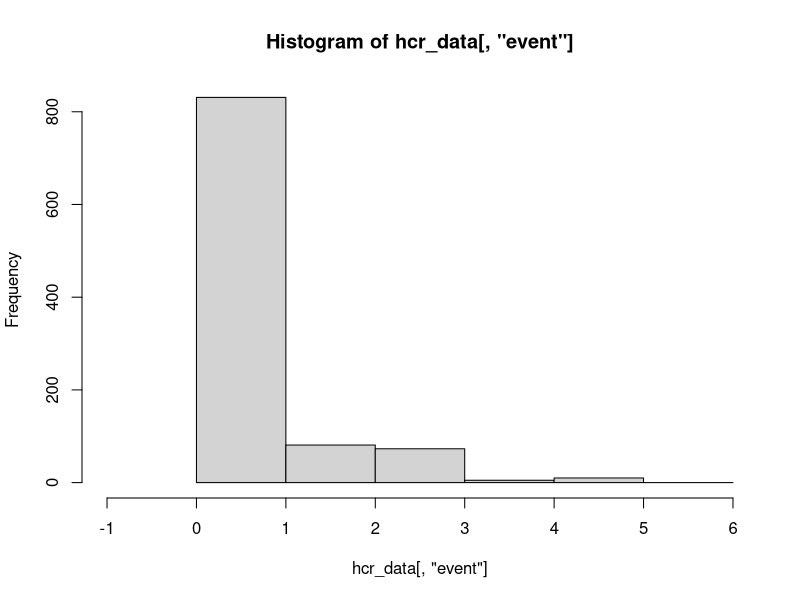

The R source for this figure: (Note: this script raises an error after producing the figure.)
################################################################################
# 
# Investigation of SAAQ Traffic Ticket Violations
# 
# Simulation of a hidden competing risk model,
# in which outcomes are confounded.
# 
# 
# 
# Lee Morin, Ph.D.
# Assistant Professor
# Department of Economics
# College of Business Administration
# University of Central Florida
# 
# November 2, 2019
# 
################################################################################
# 
# Simulation of a hidden competing risk model,
# in which outcomes are confounded.
# 
################################################################################


################################################################################
# Clearing Workspace and Declaring Packages
################################################################################

# Clear workspace.
rm(list=ls(all=TRUE))


################################################################################
# Set parameters
################################################################################

# Outcomes and probabilities of individual events.
outcome_list <- c(1, 2, 3)
outcome_name_list <- c('S_1', 'S_2', 'S_3')
outcome_prob_list <- c(0.1, 0.1, 0.1)

# Number of observations
num_obs <- 1000





################################################################################
# Generate Data
################################################################################

# Initialize data frame.
hcr_data <- data.frame(event = numeric(num_obs))

# Generate realizations from each potential outcome.
for (outcome_num in 1:length(outcome_list)) {
  
  outcome_name <- outcome_name_list[outcome_num]
  outcome <- outcome_list[outcome_num]
  outcome_prob <- outcome_prob_list[outcome_num]
  
  hcr_data[, outcome_name] <- (runif(num_obs) <= outcome_prob)*outcome
  
  
}

# Generate cumulative event, with hidden individual outcomes. 
hcr_data[, 'event'] <- rowSums(hcr_data[, outcome_name_list])



summary(hcr_data)

hist(hcr_data[, 'event'], 
     xlim = c(-1, sum(outcome_list)), 
     breaks = seq(0, sum(outcome_list)))


################################################################################
# Draw up likelihood function
################################################################################


# Enumerate the possible combinations for each event observed.
y_outcome_ref <- unique(hcr_data)
y_outcome_ref <- y_outcome_ref[order(y_outcome_ref[, 'event']), ]

# y <- hcr_data[, 'event']

hcr_like <- function(outcome_prob_list, 
                     outcome_list, outcome_name_list, 
                     y, y_outcome_ref) {
  
  # Calculate the probabilities for each combination of outcomes.
  y_outcome_ref[, 'prob'] <- 0
  for (row_num in 1:nrow(y_outcome_ref)) {
    
    y_out_row <- y_outcome_ref[row_num, outcome_name_list]
    
    prob_events_that_happened <- outcome_prob_list[y_out_row != 0]
    prob_events_that_didnt_happen <- 1 - outcome_prob_list[y_out_row == 0]
    
    prob_event <- prod(c(prob_events_that_happened, 
                         prob_events_that_didnt_happen))
    
    y_outcome_ref[row_num, 'prob'] <- prob_event
    
    
  }
  
  # Calculate the probabilities for each event observed.
  y_list <- unique(y) # Only compute for y that actually occurred. 
  y_list <- y_list[order(y_list)]
  y_prob_list <- data.frame(event = y_list, 
                            prob = numeric(length(y_list)))
  
  # Get a list of associated rows. 
  # Yeah, yeah, there's a faster way. 
  for (row_num in 1:nrow(y_prob_list)) {
    
    y_event <- y_prob_list[row_num, 'event']
    
    # Select the sets of outcomes that lead to that event. 
    y_outcome_row_nums <- which(y_outcome_ref[, 'event'] == y_event)
    
    # For each potential set of outcomes, add that probability to the total.
    y_prob_list[row_num, 'prob'] <- sum(y_outcome_ref[y_outcome_row_nums, 'prob'])
    
  }
  
  # Allocate those probabilities to the events in the sample.
  y_table <- table(y)
  like <- 0
  for (y_num in 1:length(y_table)) {
    
    # Pick an event.
    y_name <- names(y_table)[y_num]
    
    # Get the probability of that event. 
    y_prob <- y_prob_list[y_prob_list[, 'event'] == y_name, 'prob']
    
    # Get the frequency of that event. 
    y_freq <- y_table[y_num]
    
    # Accumulate the log-probability.
    like <- like + log(y_prob)*y_freq
    
  }
  
  return(- like)
  
}

hcr_like_logit_params <- function(outcome_logit_prob_list, 
                     outcome_list, outcome_name_list, 
                     y, y_outcome_ref) {
  
  outcome_prob_list <- exp(outcome_logit_prob_list) / (1 + exp(outcome_logit_prob_list))
  
  like <- hcr_like(outcome_prob_list, 
                   outcome_list, outcome_name_list, 
                   y, y_outcome_ref)
  
  
  return(like)
  
}


################################################################################
# Estimate to recover parameters
################################################################################

# Evaluate at the true values.
like_true <- hcr_like(outcome_prob_list, 
                      outcome_list, outcome_name_list, 
                      y, y_outcome_ref)

# Convert true probabilities into log-odds.
outcome_logit_prob_list <- log(outcome_prob_list/(1 - outcome_prob_list))

# Evaluate at the true values.
like_true_logit <- hcr_like_logit_params(outcome_logit_prob_list, 
                                   outcome_list, outcome_name_list, 
                                   y, y_outcome_ref)



prob_hat_optim <- optim(par = outcome_prob_list,
                        fn = hcr_like,
                        # lower = rep(0, length(outcome_prob_list)),
                        # upper = rep(1, length(outcome_prob_list)),
                        method = 'BFGS',
                        hessian = TRUE, 
                        outcome_list = outcome_list,
                        outcome_name_list = outcome_name_list,
                        y = hcr_data[, 'event'],
                        y_outcome_ref = y_outcome_ref)

prob_logit_hat_optim <- optim(par = outcome_logit_prob_list, 
                              fn = hcr_like_logit_params, 
                              # lower = rep(0, length(outcome_prob_list)), 
                              # upper = rep(1, length(outcome_prob_list)), 
                              method = 'BFGS', 
                              hessian = TRUE, 
                              outcome_list = outcome_list, 
                              outcome_name_list = outcome_name_list, 
                              y = hcr_data[, 'event'], 
                              y_outcome_ref = y_outcome_ref)



prob_hat_optim
prob_logit_hat_optim
# Logit version was faster (and nonsensical raw probs threw complaints).

print(like_true)
print(like_true_logit)
# print(like_true_opt)

# Compare estimated parameters. 
print(outcome_prob_list)
print(prob_hat_optim$par)
print(exp(prob_logit_hat_optim$par) / (1 + exp(prob_logit_hat_optim$par)))
# Estimates look good. 




################################################################################
# Calculate standard errors
################################################################################

# Note that Hessian is already negative from min negative log-like.

# Information matrix = - Hessian.
# Variance matrix is the inverse. 

prob_hat <- prob_hat_optim$par
var_prob_hat <- solve(prob_hat_optim$hessian)
se_prob_hat <- sqrt(diag(var_prob_hat))

# Upper and lower confidence intervals. 
prob_hat_up <- prob_hat + 1.96*se_prob_hat
prob_hat_dn <- prob_hat - 1.96*se_prob_hat

prob_hat_results <- data.frame(prob_hat = prob_hat,
                               se_prob_hat = se_prob_hat,
                               prob_hat_up = prob_hat_up,
                               prob_hat_dn = prob_hat_dn)

print(prob_hat_results)

# Could calculate SE's for estimated probs from the logit probs 
# using the delta method. 

# Easier to calculate confidence intervals. 

# Start with the estimated log-odds of probabilities. 
prob_logit_hat <- prob_logit_hat_optim$par

# Calculate the variance matrix for these. 
var_prob_logit_hat <- solve(prob_logit_hat_optim$hessian)
se_prob_logit_hat <- sqrt(diag(var_prob_logit_hat))


# Now convert into probabilities (optimized over log-odds probabilities). 
prob_hat_logit <- exp(prob_logit_hat) / (1 + exp(prob_logit_hat))

# Upper confidence bound. 
prob_logit_hat_up <- prob_logit_hat + 1.96*se_prob_logit_hat
prob_hat_logit_up <- exp(prob_logit_hat_up) / (1 + exp(prob_logit_hat_up))

# Lower confidence bound. 
prob_logit_hat_dn <- prob_logit_hat - 1.96*se_prob_logit_hat
prob_hat_logit_dn <- exp(prob_logit_hat_dn) / (1 + exp(prob_logit_hat_dn))


prob_hat_logit_results <- data.frame(prob_hat_logit = prob_hat_logit,
                                     prob_hat_logit_up = prob_hat_logit_up,
                                     prob_hat_logit_dn = prob_hat_logit_dn)

print(prob_hat_logit_results)


################################################################################
# End
################################################################################
